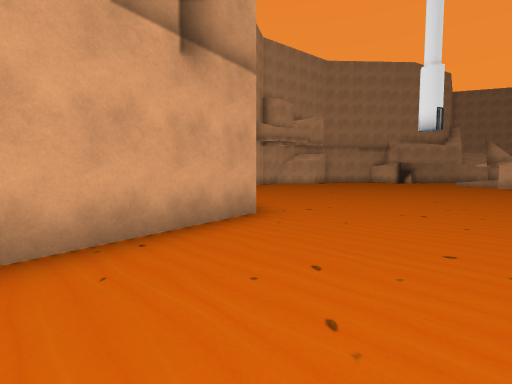
View 1 (above)

20 first-person views from a walk through a Unity game level. The camera is 1.4 m above the floor, tilts 4° down and sees 85° across. The floor is counted in squares, 2 m on a side. Each view is taken from the middle of a square. On the plan, view 1 faces up. The plan holds only what a view shows up to about 9 squares ahead; the rest is blank. The place goes on beyond the plan.

View 2
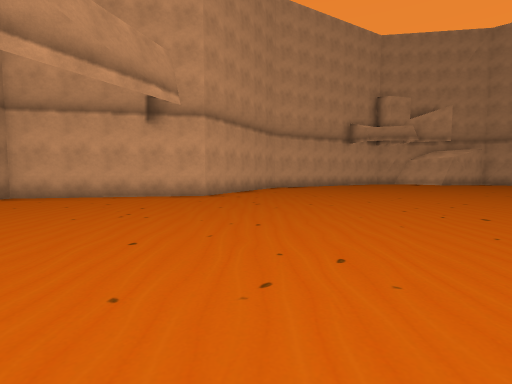

View 3
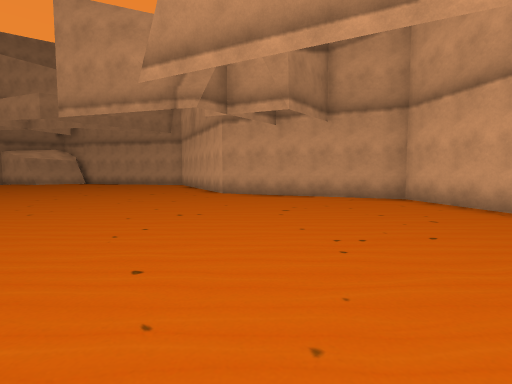

View 4
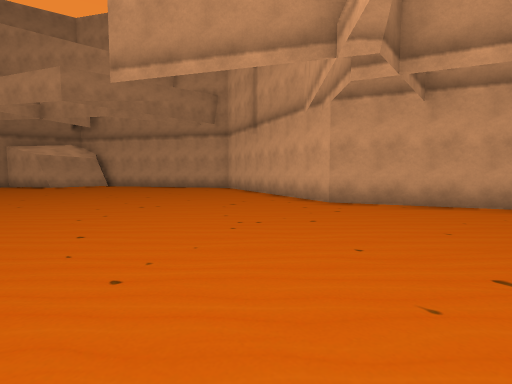

View 5
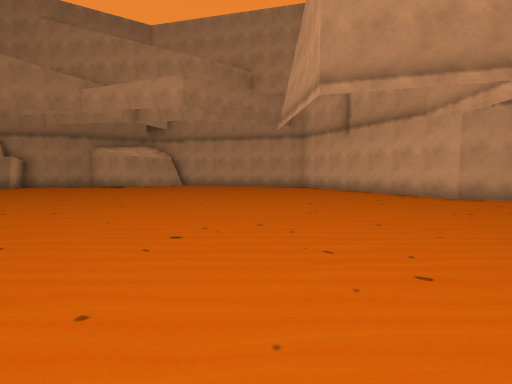

View 6
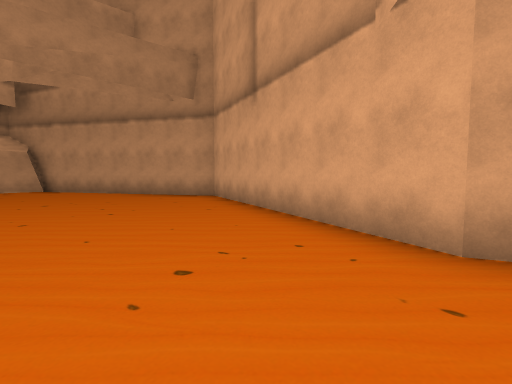

View 7
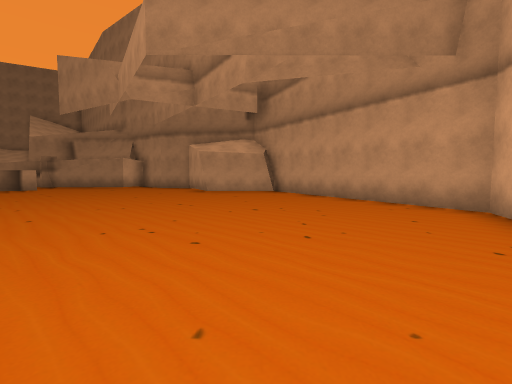

View 8
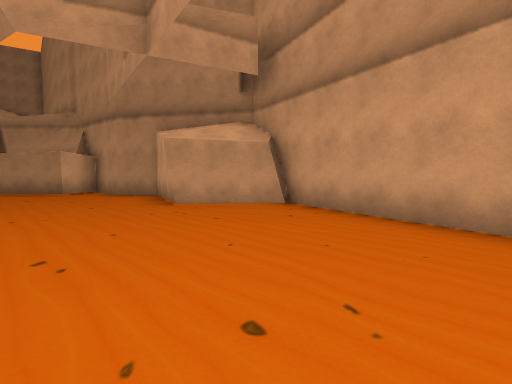

View 9
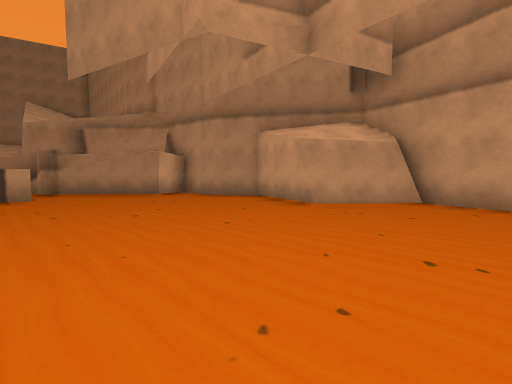

View 10
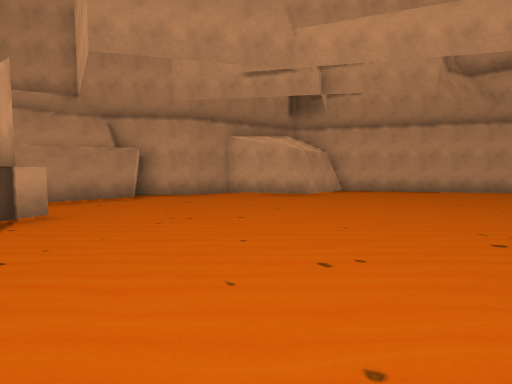

View 11
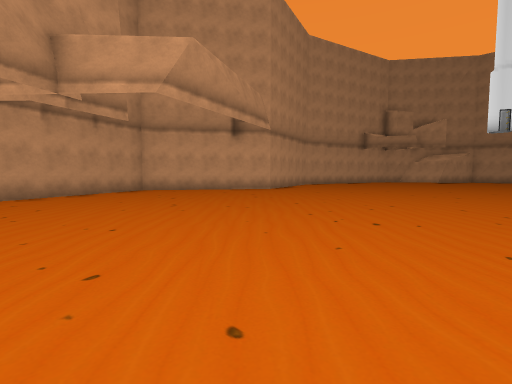

View 12
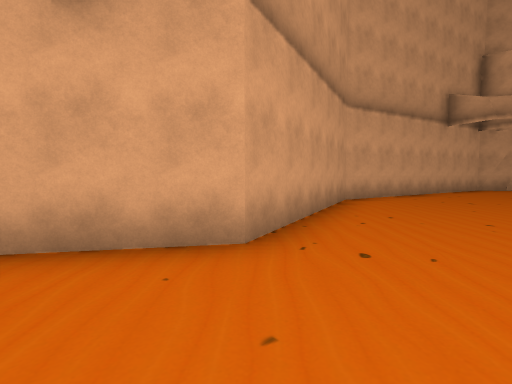

View 13
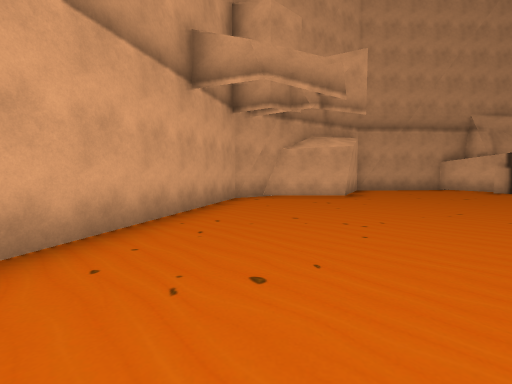

View 14
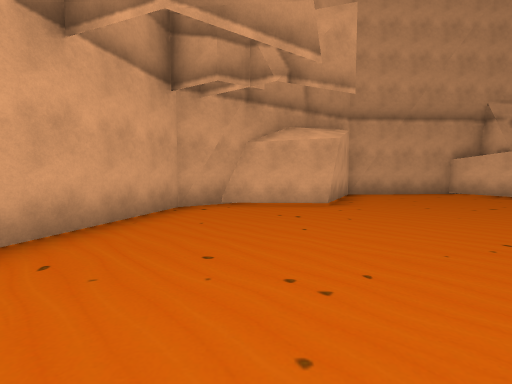

View 15
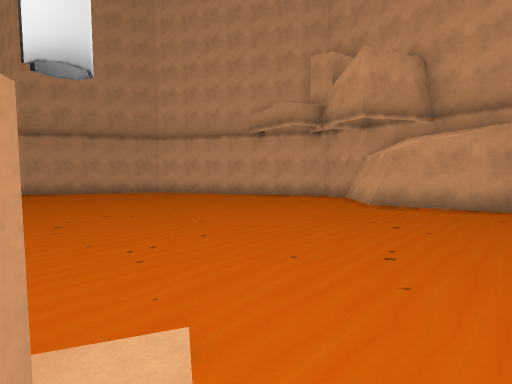

View 16
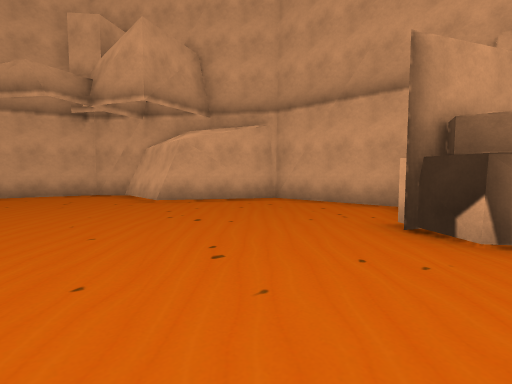

View 17
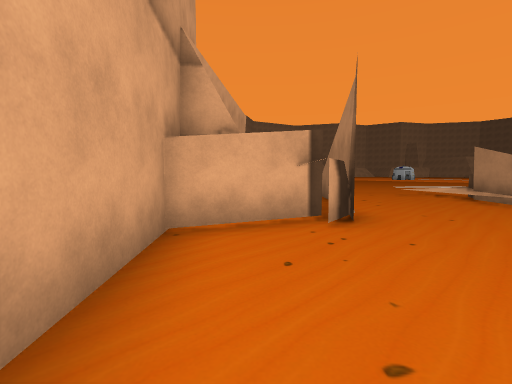

View 18
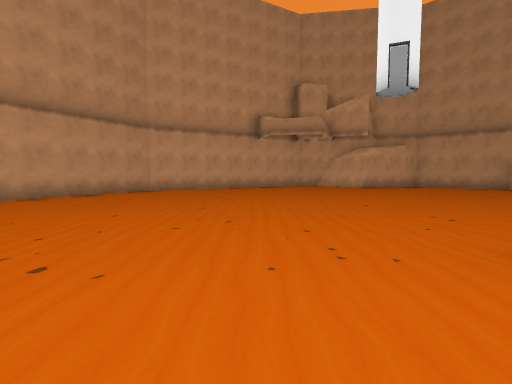

View 19
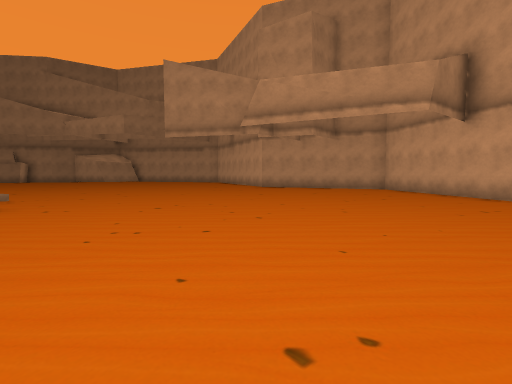

View 20
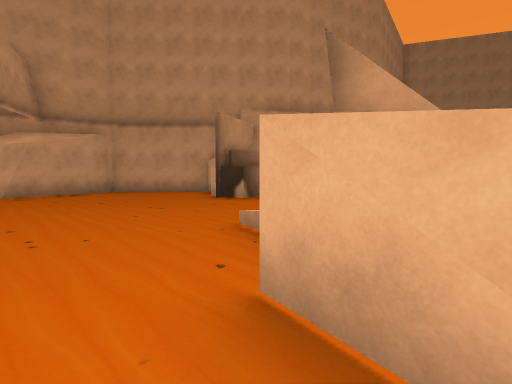

### Floor plan
Points are (right, up) in squares from view 1. A wall is a line through its corners. A room is listed if a view was taken in it or the views show most of it. See-through windows are left out.
Room 1 (views 1, 2, 3, 4, 5, 6, 7, 8, 9, 10, 11, 12, 13, 14, 15, 16, 17, 18, 19, 20)
walls: (10.7, 10.6) (10.1, 11.4); (10.7, 10.6) (10, 11.6); (10.6, 13.7) (12.1, 13.6); (9.2, -16.5) (9.9, -16.2); (0.5, -16.2) (2.8, -16.1) (4, -18.4) (5.3, -18.6) (6.5, -19.6) (7, -18.7) (10.3, -18.6); (9.5, 17.5) (8.6, 18.1); (9.3, 17.9) (8.3, 20.1) (5, 19.8) (3.7, 17.2) (1.4, 17.3) (0.4, 16.6) (-1.4, 9.7) (0, 4.8) (-2.9, 0.6) (-0.8, -4.4) (-3.1, -10.8) (0.4, -16.6); (10.1, 17.8) (9.6, 17.5) (8.7, 18); (10.2, 17.8) (9.7, 17.5)

Positions as (right, up) in squares from view 1, and headings:
1: (0, 0), facing up
2: (7, 0), facing up-left
3: (5, 3), facing down-left
4: (5, -1), facing down-left
5: (8, -3), facing down-left
6: (2, -4), facing down-left
7: (1, -6), facing down
8: (1, -10), facing down
9: (4, -10), facing down
10: (10, -11), facing down-left
11: (8, -4), facing up-left
12: (2, 3), facing up-left
13: (1, 9), facing up
14: (2, 11), facing up
15: (11, 14), facing left
16: (10, 14), facing up-left
17: (5, 19), facing right
18: (9, 5), facing up-left
19: (9, 5), facing down-left
20: (10, 10), facing up
